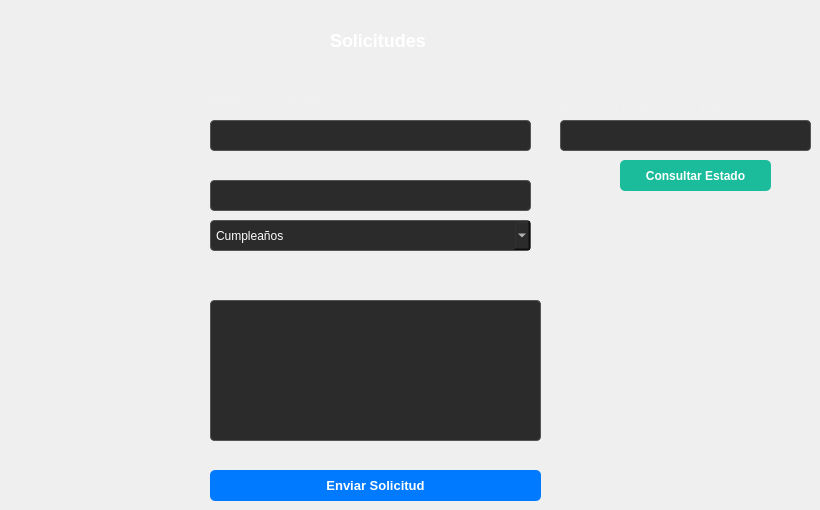
        <widget class="QWidget" name="tab_2">
         <attribute name="title">
          <string>Solicitudes Especiales</string>
         </attribute>
         <widget class="QLineEdit" name="txtTelefono">
          <property name="geometry">
           <rect>
            <x>210</x>
            <y>180</y>
            <width>321</width>
            <height>31</height>
           </rect>
          </property>
          <property name="styleSheet">
           <string notr="true">QLineEdit {
    background-color: #2b2b2b;
    color: white;
    border: 1px solid #555555;
    border-radius: 4px;
    padding: 5px;
}

/* Efecto cuando haces clic para escribir adentro */
QLineEdit:focus {
    border: 1px solid #0984e3; /* El borde se pone azul para indicar que está activo */
    background-color: #333333; /* El fondo se aclara un poco */
}</string>
          </property>
         </widget>
         <widget class="QLabel" name="label_5">
          <property name="geometry">
           <rect>
            <x>210</x>
            <y>160</y>
            <width>131</width>
            <height>16</height>
           </rect>
          </property>
          <property name="styleSheet">
           <string notr="true">QLabel {
    color: #f0f0f0; /* Un blanco/gris muy claro para no cansar la vista */
    font-family: &quot;Segoe UI&quot;, Helvetica, Arial, sans-serif; /* Tipografía moderna y limpia */
    font-size: 13px; /* Tamaño estándar legible */
    background-color: transparent; /* Transparente para que se vea tu fondo oscuro */
    border: none;
}</string>
          </property>
          <property name="text">
           <string>Numero de Telefono:</string>
          </property>
         </widget>
         <widget class="QComboBox" name="comboTipoSolicitud">
          <property name="geometry">
           <rect>
            <x>210</x>
            <y>220</y>
            <width>321</width>
            <height>31</height>
           </rect>
          </property>
          <property name="styleSheet">
           <string notr="true">QComboBox {
    background-color: #2b2b2b; /* Fondo gris oscuro */
    color: white;              /* Texto blanco */
    border: 1px solid #555555; /* Borde gris sutil */
    border-radius: 4px;        /* Bordes ligeramente redondeados */
    padding: 5px;              /* Espacio interno para que el texto respire */
}

QComboBox:hover {
    border: 1px solid #888888; /* El borde se ilumina un poco al pasar el ratón */
}</string>
          </property>
          <item>
           <property name="text">
            <string>Cumpleaños</string>
           </property>
          </item>
          <item>
           <property name="text">
            <string>Aniversario</string>
           </property>
          </item>
          <item>
           <property name="text">
            <string>Requerimiento especial</string>
           </property>
          </item>
          <item>
           <property name="text">
            <string>Queja</string>
           </property>
          </item>
          <item>
           <property name="text">
            <string>Sugerencia</string>
           </property>
          </item>
         </widget>
         <widget class="QTextEdit" name="txtDescripcion">
          <property name="geometry">
           <rect>
            <x>210</x>
            <y>300</y>
            <width>331</width>
            <height>141</height>
           </rect>
          </property>
          <property name="styleSheet">
           <string notr="true">QTextEdit {
    background-color: #2b2b2b;
    color: white;
    border: 1px solid #555555;
    border-radius: 4px;
    padding: 5px;
}
QTextEdit:focus {
    border: 1px solid #007bff; /* Borde azul que combina con tu botón de Enviar */
    background-color: #333333;
}</string>
          </property>
         </widget>
         <widget class="QPushButton" name="btnEnviarSolicitud">
          <property name="geometry">
           <rect>
            <x>210</x>
            <y>470</y>
            <width>331</width>
            <height>31</height>
           </rect>
          </property>
          <property name="styleSheet">
           <string notr="true">QPushButton {
    background-color: #007bff;
    color: white;
    border-radius: 5px;
    padding: 8px; /* Un poco más de relleno (padding) para que se vea más grande e importante */
    font-weight: bold;
    font-size: 13px; /* Opcional: letra ligeramente más grande */
}
QPushButton:hover {
    background-color: #0056b3; /* Azul más profundo al interactuar */
}</string>
          </property>
          <property name="text">
           <string>Enviar Solicitud</string>
          </property>
         </widget>
         <widget class="QLabel" name="label_11">
          <property name="geometry">
           <rect>
            <x>220</x>
            <y>260</y>
            <width>91</width>
            <height>21</height>
           </rect>
          </property>
          <property name="styleSheet">
           <string notr="true">QLabel {
    color: #f0f0f0; /* Un blanco/gris muy claro para no cansar la vista */
    font-family: &quot;Segoe UI&quot;, Helvetica, Arial, sans-serif; /* Tipografía moderna y limpia */
    font-size: 13px; /* Tamaño estándar legible */
    background-color: transparent; /* Transparente para que se vea tu fondo oscuro */
    border: none;
}</string>
          </property>
          <property name="text">
           <string>Descripción</string>
          </property>
         </widget>
         <widget class="QLineEdit" name="txtNombreSolicitud">
          <property name="geometry">
           <rect>
            <x>210</x>
            <y>120</y>
            <width>321</width>
            <height>31</height>
           </rect>
          </property>
          <property name="styleSheet">
           <string notr="true">QLineEdit {
    background-color: #2b2b2b;
    color: white;
    border: 1px solid #555555;
    border-radius: 4px;
    padding: 5px;
}

/* Efecto cuando haces clic para escribir adentro */
QLineEdit:focus {
    border: 1px solid #0984e3; /* El borde se pone azul para indicar que está activo */
    background-color: #333333; /* El fondo se aclara un poco */
}</string>
          </property>
         </widget>
         <widget class="QLabel" name="label_14">
          <property name="geometry">
           <rect>
            <x>210</x>
            <y>90</y>
            <width>131</width>
            <height>21</height>
           </rect>
          </property>
          <property name="styleSheet">
           <string notr="true">QLabel {
    color: #f0f0f0; /* Un blanco/gris muy claro para no cansar la vista */
    font-family: &quot;Segoe UI&quot;, Helvetica, Arial, sans-serif; /* Tipografía moderna y limpia */
    font-size: 13px; /* Tamaño estándar legible */
    background-color: transparent; /* Transparente para que se vea tu fondo oscuro */
    border: none;
}</string>
          </property>
          <property name="text">
           <string>Nombre del Cliente:</string>
          </property>
         </widget>
         <widget class="QLabel" name="label_15">
          <property name="geometry">
           <rect>
            <x>330</x>
            <y>20</y>
            <width>141</width>
            <height>41</height>
           </rect>
          </property>
          <property name="font">
           <font>
            <pointsize>-1</pointsize>
            <bold>true</bold>
           </font>
          </property>
          <property name="styleSheet">
           <string notr="true">QLabel {
    color: #ffffff; /* Blanco puro para destacar más */
    font-size: 18px; /* Tamaño de letra más grande */
    font-weight: bold; /* Negrita */
}</string>
          </property>
          <property name="text">
           <string>Solicitudes</string>
          </property>
         </widget>
         <widget class="QLineEdit" name="txtBuscarTelefonoSolicitud">
          <property name="geometry">
           <rect>
            <x>560</x>
            <y>120</y>
            <width>251</width>
            <height>31</height>
           </rect>
          </property>
          <property name="styleSheet">
           <string notr="true">QLineEdit {
    background-color: #2b2b2b;
    color: white;
    border: 1px solid #555555;
    border-radius: 4px;
    padding: 5px;
}

/* Efecto cuando haces clic para escribir adentro */
QLineEdit:focus {
    border: 1px solid #0984e3; /* El borde se pone azul para indicar que está activo */
    background-color: #333333; /* El fondo se aclara un poco */
}</string>
          </property>
         </widget>
         <widget class="QLabel" name="label_25">
          <property name="geometry">
           <rect>
            <x>560</x>
            <y>100</y>
            <width>201</width>
            <height>16</height>
           </rect>
          </property>
          <property name="styleSheet">
           <string notr="true">QLabel {
    color: #f0f0f0; /* Un blanco/gris muy claro para no cansar la vista */
    font-family: &quot;Segoe UI&quot;, Helvetica, Arial, sans-serif; /* Tipografía moderna y limpia */
    font-size: 13px; /* Tamaño estándar legible */
    background-color: transparent; /* Transparente para que se vea tu fondo oscuro */
    border: none;
}</string>
          </property>
          <property name="text">
           <string>Ingresa tu teléfono para buscar:</string>
          </property>
         </widget>
         <widget class="QPushButton" name="btnBuscarSolicitud">
          <property name="geometry">
           <rect>
            <x>620</x>
            <y>160</y>
            <width>151</width>
            <height>31</height>
           </rect>
          </property>
          <property name="styleSheet">
           <string notr="true">QPushButton {
    background-color: #1abc9c;
    color: white;
    border-radius: 5px;
    padding: 6px;
    font-weight: bold;
}
QPushButton:hover {
    background-color: #16a085; /* Turquesa un poco más oscuro al pasar el ratón */
}</string>
          </property>
          <property name="text">
           <string>Consultar Estado</string>
          </property>
         </widget>
        </widget>
